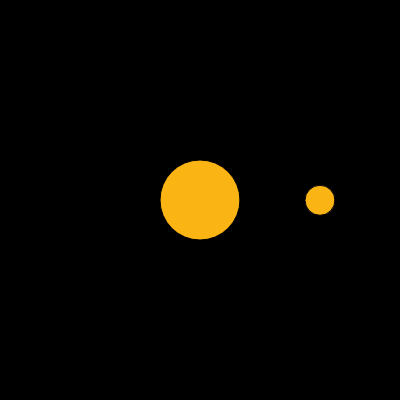
Frame 1 (no input)
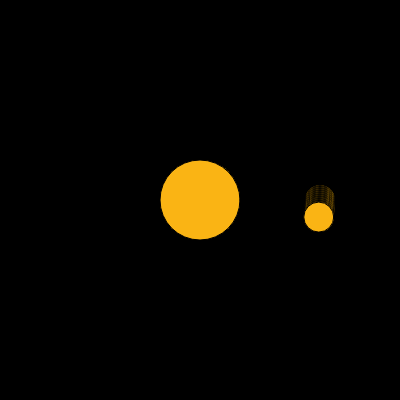
Frame 60 (no input)
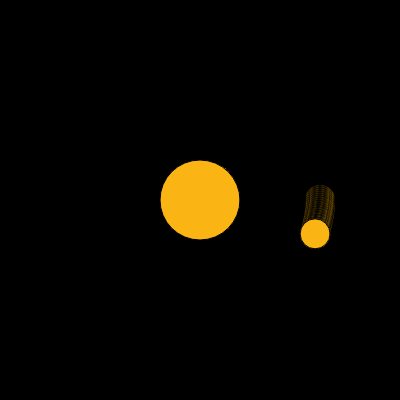
Frame 120 (the mouse pressed at the canvas centre since frame 60)

The p5.js sketch that drew these frames (run headless with seeded random() and noise() and a simulated clock; from frame 60 on, the mouse is pressed at the canvas centre):

// p5.js sketch
// ── sketch.js
function setup() {
  createCanvas(400, 400);
  background(0);
}
function draw(){
  fill(250,180,20)
  ellipse (200,200,80)
  push();
  translate(width / 2, height / 2);
  translate(p5.Vector.fromAngle(millis()/7000, 120));
  circle(0, 0, 30);
  pop();
  
}
